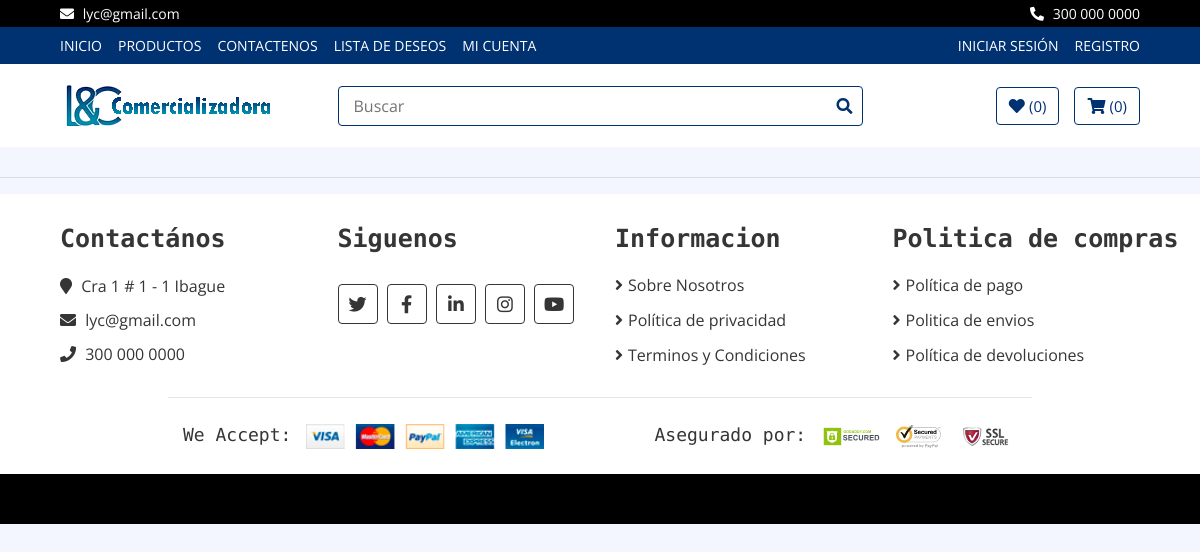
The app's page /politicas/politica-envios/, older data.
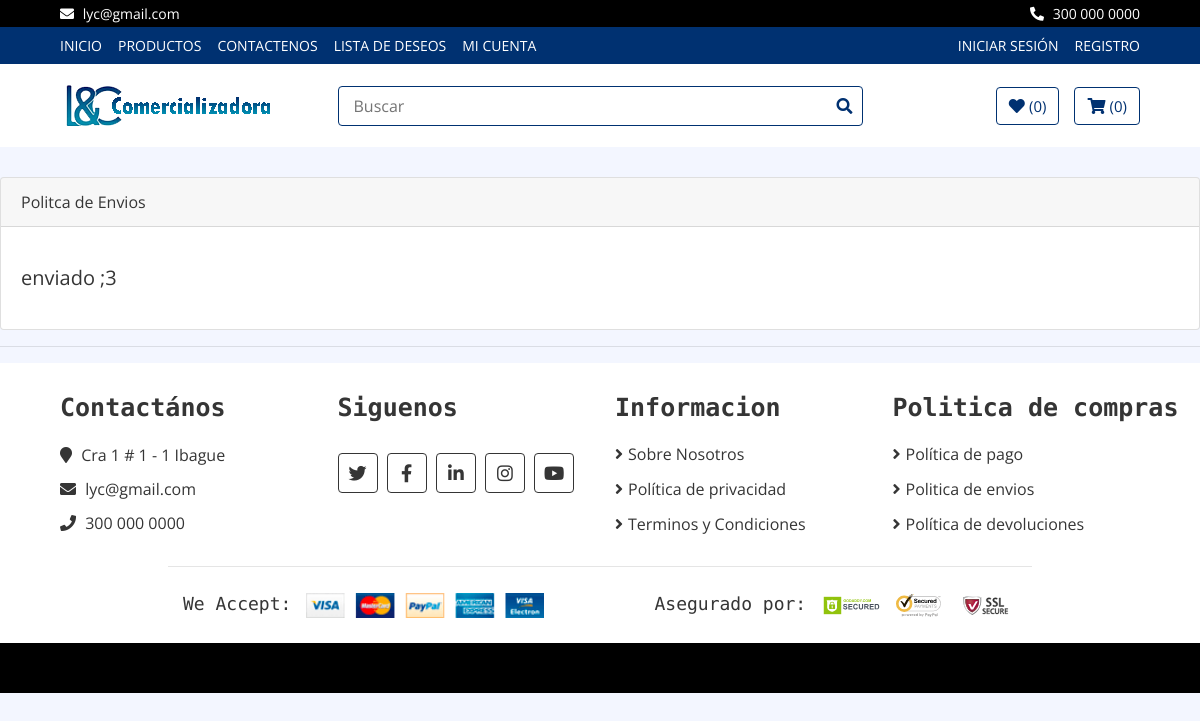
The same page, newer data.
### politicas/models.py (models this page shows, shortened)
class Polenvio(models.Model):
    titulo = models.CharField(max_length=50)
    contenido = RichTextField()

### politicas/views.py (the view)
# urls.py: path('politica-envios/', views.Politicaenvio, name='politica-envios'),
def Politicaenvio(request):
    envios = Polenvio.objects.all()
    return render(request, 'politicas/politica_envio.html',{'envios':envios})

### core/context_processors.py (called while the page is built)
def correo_empresa(request):
    correo_empresa = CorreoEmpresa.objects.first()
    return {'correo_empresa': correo_empresa}

### politicas/templates/politicas/politica_envio.html (shortened to what this page needs)
{% extends 'core/base.html'%}
{% load static %}
{% block content%}
    {%for env in envios %}
        <div class="card">
            <div class="card-header">{{env.titulo}}</div>
            <div class="card-body">
                <blockquote class="blockquote mb-0">
                    <p>{{env.contenido | safe}}</p>
                </blockquote>
            </div>
        </div>
    {%endfor%}
{% endblock %}

Row changes from the older to the newer data that the page shows:
added Polenvio: titulo "Politca de Envios", contenido "enviado ;3"
